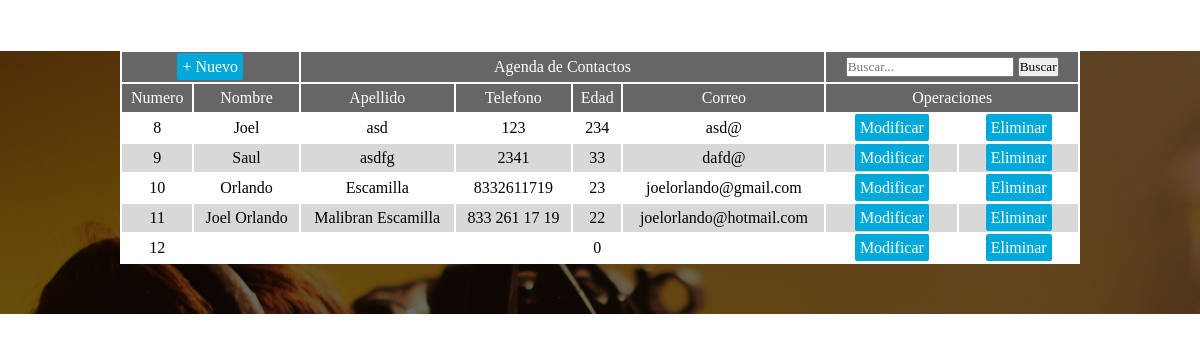
The page / on the database its author committed.
### tables this page shows
CREATE TABLE `contactos` (
  `id` int(11) NOT NULL,
  `nombre` varchar(30) NOT NULL,
  `apellido` varchar(30) NOT NULL,
  `telefono` varchar(15) NOT NULL,
  `correo` varchar(50) NOT NULL,
  `edad` int(11) NOT NULL,
  `sistema` text NOT NULL
);

### index.php (the view, shortened to what this page needs)
<!DOCTYPE html>
<html>
<head>
	<link rel="stylesheet" type="text/css" href="css/estilos.css">
</head>
<body>
<section id="inicio">
<table>
	<thead>
		<tr>
			<td colspan="2"><a href="formulario.php">+ Nuevo</a></td>
			<td colspan="4">Agenda de Contactos</td>
			<td colspan="2"><form action="buscar.php" method="POST">
				<input required type="text" name="q" placeholder="Buscar...">
				<input type="submit" name="" value="Buscar">
			</form></td>
		</tr>
		<tr>
			<td>Numero</td>
			<td>Nombre</td>
			<td>Apellido</td>
			<td>Telefono</td>
			<td>Edad</td>
			<td>Correo</td>
			<td colspan="2">Operaciones</td>
		</tr>
	</thead>
	<tbody>
	<?php
		include("procesos/conexion.php");
		$sql = "SELECT * FROM contactos";
		$respuesta = $conexion->query($sql);
		$fila = 0;
		while ($contacto = $respuesta->fetch_assoc()) {
			$fila++;
			if($fila%2==0){ ?>
			<tr bgcolor="#d8d8d8">
			<?php }
			else{ ?> <tr bgcolor="#fff"> <?php } ?>
			<td><?php echo $contacto['id']; ?></td>
			<td><?php echo $contacto['nombre']; ?></td>
			<td><?php echo $contacto['apellido']; ?></td>
			<td><?php echo $contacto['telefono']; ?></td>
			<td><?php echo $contacto['edad']; ?></td>
			<td><?php echo $contacto['correo']; ?></td>
			<td><a href="formulario2.php?id=<?php echo $contacto['id'];?>">Modificar</a></td>
			<td><a href="procesos/eliminar.php?id=<?php echo $contacto['id'];?>" onclick="return Eliminar();">Eliminar</a></td>
		</tr>
		<?php
		}
	 ?>
	</tbody>
</table>
</section>
</body>
</html>

### css/estilos.css (style rules this page uses)
* { padding: 0; margin: 0px; font-family: verdana; }
#inicio { background:url(../img/fondo.jpg)no-repeat center fixed; padding: 50px 0px 50px 0px; text-align: center; }
#inicio table { width: 80%; margin: auto; background-color: #fff; }
#inicio table thead td { background-color: #666; color: #fff; }
#inicio table td { padding: 5px; }
#inicio a { text-decoration: none; background-color: #01A9DB; color: #fff; padding: 5px; border-radius: 2px; }

### rows shown on the page
contactos: id "8", nombre "Joel", apellido "asd", telefono "123", edad "234", correo "asd@"
contactos: id "9", nombre "Saul", apellido "asdfg", telefono "2341", edad "33", correo "dafd@"
contactos: id "10", nombre "Orlando", apellido "Escamilla", telefono "8332611719", edad "23", correo "joelorlando@gmail.com"
contactos: id "11", nombre "Joel Orlando", apellido "Malibran Escamilla", telefono "833 261 17 19", edad "22", correo "joelorlando@hotmail.com"
contactos: id "12", edad "0"
